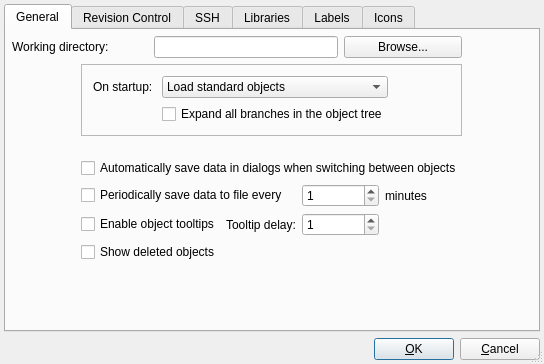
<ui version="4.0" >
 <class>prefsDialog_q</class>
 <widget class="QDialog" name="prefsDialog_q" >
  <property name="enabled" >
   <bool>true</bool>
  </property>
  <property name="geometry" >
   <rect>
    <x>0</x>
    <y>0</y>
    <width>544</width>
    <height>364</height>
   </rect>
  </property>
  <property name="windowTitle" >
   <string>Preferences</string>
  </property>
  <property name="sizeGripEnabled" >
   <bool>true</bool>
  </property>
  <layout class="QGridLayout" >
   <property name="leftMargin" >
    <number>4</number>
   </property>
   <property name="topMargin" >
    <number>4</number>
   </property>
   <property name="rightMargin" >
    <number>4</number>
   </property>
   <property name="bottomMargin" >
    <number>4</number>
   </property>
   <property name="horizontalSpacing" >
    <number>6</number>
   </property>
   <property name="verticalSpacing" >
    <number>6</number>
   </property>
   <item row="1" column="0" >
    <layout class="QHBoxLayout" >
     <property name="spacing" >
      <number>6</number>
     </property>
     <property name="leftMargin" >
      <number>0</number>
     </property>
     <property name="topMargin" >
      <number>0</number>
     </property>
     <property name="rightMargin" >
      <number>0</number>
     </property>
     <property name="bottomMargin" >
      <number>0</number>
     </property>
     <item>
      <spacer>
       <property name="orientation" >
        <enum>Qt::Horizontal</enum>
       </property>
       <property name="sizeType" >
        <enum>QSizePolicy::Expanding</enum>
       </property>
       <property name="sizeHint" >
        <size>
         <width>20</width>
         <height>20</height>
        </size>
       </property>
      </spacer>
     </item>
     <item>
      <widget class="QPushButton" name="buttonOk" >
       <property name="text" >
        <string>&amp;OK</string>
       </property>
       <property name="shortcut" >
        <string/>
       </property>
       <property name="autoDefault" >
        <bool>true</bool>
       </property>
       <property name="default" >
        <bool>true</bool>
       </property>
      </widget>
     </item>
     <item>
      <widget class="QPushButton" name="buttonCancel" >
       <property name="text" >
        <string>&amp;Cancel</string>
       </property>
       <property name="shortcut" >
        <string/>
       </property>
       <property name="autoDefault" >
        <bool>true</bool>
       </property>
      </widget>
     </item>
    </layout>
   </item>
   <item row="0" column="0" >
    <widget class="QTabWidget" name="tabWidget" >
     <property name="currentIndex" >
      <number>0</number>
     </property>
     <widget class="QWidget" name="Widget2" >
      <attribute name="title" >
       <string>General</string>
      </attribute>
      <layout class="QGridLayout" >
       <property name="leftMargin" >
        <number>6</number>
       </property>
       <property name="topMargin" >
        <number>6</number>
       </property>
       <property name="rightMargin" >
        <number>6</number>
       </property>
       <property name="bottomMargin" >
        <number>6</number>
       </property>
       <property name="horizontalSpacing" >
        <number>6</number>
       </property>
       <property name="verticalSpacing" >
        <number>6</number>
       </property>
       <item row="2" column="2" colspan="2" >
        <spacer>
         <property name="orientation" >
          <enum>Qt::Vertical</enum>
         </property>
         <property name="sizeType" >
          <enum>QSizePolicy::Fixed</enum>
         </property>
         <property name="sizeHint" >
          <size>
           <width>20</width>
           <height>16</height>
          </size>
         </property>
        </spacer>
       </item>
       <item row="0" column="8" >
        <spacer>
         <property name="orientation" >
          <enum>Qt::Horizontal</enum>
         </property>
         <property name="sizeType" >
          <enum>QSizePolicy::Expanding</enum>
         </property>
         <property name="sizeHint" >
          <size>
           <width>16</width>
           <height>20</height>
          </size>
         </property>
        </spacer>
       </item>
       <item row="1" column="8" >
        <spacer>
         <property name="orientation" >
          <enum>Qt::Horizontal</enum>
         </property>
         <property name="sizeType" >
          <enum>QSizePolicy::Expanding</enum>
         </property>
         <property name="sizeHint" >
          <size>
           <width>16</width>
           <height>20</height>
          </size>
         </property>
        </spacer>
       </item>
       <item row="7" column="2" colspan="2" >
        <spacer>
         <property name="orientation" >
          <enum>Qt::Vertical</enum>
         </property>
         <property name="sizeType" >
          <enum>QSizePolicy::Expanding</enum>
         </property>
         <property name="sizeHint" >
          <size>
           <width>20</width>
           <height>20</height>
          </size>
         </property>
        </spacer>
       </item>
       <item row="4" column="8" >
        <spacer>
         <property name="orientation" >
          <enum>Qt::Horizontal</enum>
         </property>
         <property name="sizeType" >
          <enum>QSizePolicy::Expanding</enum>
         </property>
         <property name="sizeHint" >
          <size>
           <width>16</width>
           <height>20</height>
          </size>
         </property>
        </spacer>
       </item>
       <item row="5" column="7" colspan="2" >
        <spacer>
         <property name="orientation" >
          <enum>Qt::Horizontal</enum>
         </property>
         <property name="sizeType" >
          <enum>QSizePolicy::Expanding</enum>
         </property>
         <property name="sizeHint" >
          <size>
           <width>70</width>
           <height>20</height>
          </size>
         </property>
        </spacer>
       </item>
       <item row="4" column="6" colspan="2" >
        <widget class="QLabel" name="textLabel1_3" >
         <property name="text" >
          <string>minutes</string>
         </property>
         <property name="wordWrap" >
          <bool>false</bool>
         </property>
        </widget>
       </item>
       <item row="4" column="4" colspan="2" >
        <widget class="QSpinBox" name="autosaveInterval" >
         <property name="minimum" >
          <number>1</number>
         </property>
         <property name="maximum" >
          <number>120</number>
         </property>
        </widget>
       </item>
       <item row="4" column="1" colspan="3" >
        <widget class="QCheckBox" name="autosaveFile" >
         <property name="text" >
          <string>Periodically save data to file every </string>
         </property>
        </widget>
       </item>
       <item row="5" column="4" colspan="2" >
        <widget class="QSpinBox" name="tooltipDelay" >
         <property name="minimum" >
          <number>1</number>
         </property>
        </widget>
       </item>
       <item row="5" column="3" >
        <widget class="QLabel" name="textLabel1_6" >
         <property name="text" >
          <string>Tooltip delay:</string>
         </property>
         <property name="wordWrap" >
          <bool>false</bool>
         </property>
        </widget>
       </item>
       <item row="5" column="1" colspan="2" >
        <widget class="QCheckBox" name="objTooltips" >
         <property name="text" >
          <string>Enable object tooltips</string>
         </property>
        </widget>
       </item>
       <item row="6" column="1" colspan="6" >
        <widget class="QCheckBox" name="deletedObj" >
         <property name="text" >
          <string>Show deleted objects</string>
         </property>
        </widget>
       </item>
       <item rowspan="2" row="3" column="0" >
        <spacer>
         <property name="orientation" >
          <enum>Qt::Horizontal</enum>
         </property>
         <property name="sizeType" >
          <enum>QSizePolicy::Expanding</enum>
         </property>
         <property name="sizeHint" >
          <size>
           <width>30</width>
           <height>20</height>
          </size>
         </property>
        </spacer>
       </item>
       <item row="3" column="1" colspan="7" >
        <widget class="QCheckBox" name="autosave" >
         <property name="text" >
          <string>Automatically save data in dialogs when switching between objects</string>
         </property>
        </widget>
       </item>
       <item row="3" column="8" >
        <spacer>
         <property name="orientation" >
          <enum>Qt::Horizontal</enum>
         </property>
         <property name="sizeType" >
          <enum>QSizePolicy::Expanding</enum>
         </property>
         <property name="sizeHint" >
          <size>
           <width>16</width>
           <height>20</height>
          </size>
         </property>
        </spacer>
       </item>
       <item row="1" column="0" >
        <spacer>
         <property name="orientation" >
          <enum>Qt::Horizontal</enum>
         </property>
         <property name="sizeType" >
          <enum>QSizePolicy::Expanding</enum>
         </property>
         <property name="sizeHint" >
          <size>
           <width>40</width>
           <height>20</height>
          </size>
         </property>
        </spacer>
       </item>
       <item row="1" column="1" colspan="7" >
        <widget class="QFrame" name="frame29" >
         <property name="frameShape" >
          <enum>QFrame::StyledPanel</enum>
         </property>
         <property name="frameShadow" >
          <enum>QFrame::Sunken</enum>
         </property>
         <layout class="QGridLayout" >
          <property name="leftMargin" >
           <number>11</number>
          </property>
          <property name="topMargin" >
           <number>11</number>
          </property>
          <property name="rightMargin" >
           <number>11</number>
          </property>
          <property name="bottomMargin" >
           <number>11</number>
          </property>
          <property name="horizontalSpacing" >
           <number>6</number>
          </property>
          <property name="verticalSpacing" >
           <number>6</number>
          </property>
          <item row="0" column="0" >
           <widget class="QLabel" name="textLabel2" >
            <property name="text" >
             <string>On startup: </string>
            </property>
            <property name="wordWrap" >
             <bool>false</bool>
            </property>
           </widget>
          </item>
          <item row="0" column="1" >
           <widget class="QComboBox" name="startupAction" >
            <item>
             <property name="text" >
              <string>Load standard objects</string>
             </property>
            </item>
            <item>
             <property name="text" >
              <string>Load last edited file</string>
             </property>
            </item>
           </widget>
          </item>
          <item row="1" column="1" >
           <widget class="QCheckBox" name="expandTree" >
            <property name="text" >
             <string>Expand all branches in the object tree</string>
            </property>
           </widget>
          </item>
          <item row="0" column="2" >
           <spacer>
            <property name="orientation" >
             <enum>Qt::Horizontal</enum>
            </property>
            <property name="sizeType" >
             <enum>QSizePolicy::Expanding</enum>
            </property>
            <property name="sizeHint" >
             <size>
              <width>40</width>
              <height>20</height>
             </size>
            </property>
           </spacer>
          </item>
         </layout>
        </widget>
       </item>
       <item row="0" column="0" colspan="2" >
        <widget class="QLabel" name="textLabel1" >
         <property name="sizePolicy" >
          <sizepolicy vsizetype="Preferred" hsizetype="Minimum" >
           <horstretch>0</horstretch>
           <verstretch>0</verstretch>
          </sizepolicy>
         </property>
         <property name="text" >
          <string>Working directory:</string>
         </property>
         <property name="wordWrap" >
          <bool>false</bool>
         </property>
        </widget>
       </item>
       <item row="0" column="2" colspan="3" >
        <widget class="QLineEdit" name="wDir" >
         <property name="sizePolicy" >
          <sizepolicy vsizetype="Fixed" hsizetype="Expanding" >
           <horstretch>0</horstretch>
           <verstretch>0</verstretch>
          </sizepolicy>
         </property>
        </widget>
       </item>
       <item row="0" column="5" colspan="3" >
        <widget class="QPushButton" name="browseWDir" >
         <property name="sizePolicy" >
          <sizepolicy vsizetype="Fixed" hsizetype="Preferred" >
           <horstretch>0</horstretch>
           <verstretch>0</verstretch>
          </sizepolicy>
         </property>
         <property name="text" >
          <string>Browse...</string>
         </property>
        </widget>
       </item>
      </layout>
     </widget>
     <widget class="QWidget" name="Widget3" >
      <attribute name="title" >
       <string>Revision Control</string>
      </attribute>
      <layout class="QGridLayout" >
       <property name="leftMargin" >
        <number>6</number>
       </property>
       <property name="topMargin" >
        <number>6</number>
       </property>
       <property name="rightMargin" >
        <number>6</number>
       </property>
       <property name="bottomMargin" >
        <number>6</number>
       </property>
       <property name="horizontalSpacing" >
        <number>6</number>
       </property>
       <property name="verticalSpacing" >
        <number>6</number>
       </property>
       <item row="0" column="0" >
        <widget class="QCheckBox" name="emptyRCSLog" >
         <property name="text" >
          <string>Do not ask for the log record when checking in new file revision.</string>
         </property>
        </widget>
       </item>
       <item row="1" column="0" >
        <spacer>
         <property name="orientation" >
          <enum>Qt::Vertical</enum>
         </property>
         <property name="sizeType" >
          <enum>QSizePolicy::Expanding</enum>
         </property>
         <property name="sizeHint" >
          <size>
           <width>20</width>
           <height>40</height>
          </size>
         </property>
        </spacer>
       </item>
      </layout>
     </widget>
     <widget class="QWidget" name="tab4" >
      <attribute name="title" >
       <string>SSH</string>
      </attribute>
      <layout class="QGridLayout" >
       <property name="leftMargin" >
        <number>6</number>
       </property>
       <property name="topMargin" >
        <number>6</number>
       </property>
       <property name="rightMargin" >
        <number>6</number>
       </property>
       <property name="bottomMargin" >
        <number>6</number>
       </property>
       <property name="horizontalSpacing" >
        <number>6</number>
       </property>
       <property name="verticalSpacing" >
        <number>6</number>
       </property>
       <item row="3" column="0" colspan="2" >
        <widget class="QLineEdit" name="sshPath" />
       </item>
       <item row="4" column="0" >
        <spacer>
         <property name="orientation" >
          <enum>Qt::Vertical</enum>
         </property>
         <property name="sizeType" >
          <enum>QSizePolicy::Expanding</enum>
         </property>
         <property name="sizeHint" >
          <size>
           <width>20</width>
           <height>40</height>
          </size>
         </property>
        </spacer>
       </item>
       <item row="2" column="0" >
        <widget class="QLabel" name="textLabel1_5_2" >
         <property name="text" >
          <string>A full path to the Secure Shell utility (remote command execution; for example ssh on Unix or plink.exe or vsh.exe on Windows):</string>
         </property>
         <property name="alignment" >
          <set>Qt::AlignVCenter</set>
         </property>
         <property name="wordWrap" >
          <bool>true</bool>
         </property>
        </widget>
       </item>
       <item row="2" column="1" >
        <widget class="QPushButton" name="browseForSSH" >
         <property name="sizePolicy" >
          <sizepolicy vsizetype="Fixed" hsizetype="Fixed" >
           <horstretch>0</horstretch>
           <verstretch>0</verstretch>
          </sizepolicy>
         </property>
         <property name="text" >
          <string>Browse...</string>
         </property>
        </widget>
       </item>
      </layout>
     </widget>
     <widget class="QWidget" name="tab5" >
      <attribute name="title" >
       <string>Libraries</string>
      </attribute>
      <layout class="QGridLayout" >
       <property name="leftMargin" >
        <number>6</number>
       </property>
       <property name="topMargin" >
        <number>6</number>
       </property>
       <property name="rightMargin" >
        <number>6</number>
       </property>
       <property name="bottomMargin" >
        <number>6</number>
       </property>
       <property name="horizontalSpacing" >
        <number>6</number>
       </property>
       <property name="verticalSpacing" >
        <number>6</number>
       </property>
       <item row="2" column="0" >
        <widget class="QPushButton" name="add" >
         <property name="text" >
          <string>Add...</string>
         </property>
        </widget>
       </item>
       <item row="2" column="1" >
        <widget class="QPushButton" name="rem" >
         <property name="text" >
          <string>Remove</string>
         </property>
        </widget>
       </item>
       <item row="2" column="2" >
        <widget class="QLabel" name="textLabel3" >
         <property name="sizePolicy" >
          <sizepolicy vsizetype="Preferred" hsizetype="Expanding" >
           <horstretch>0</horstretch>
           <verstretch>0</verstretch>
          </sizepolicy>
         </property>
         <property name="text" >
          <string>If you remove libraries from the list, changes get in effect next time you start the program</string>
         </property>
         <property name="alignment" >
          <set>Qt::AlignVCenter</set>
         </property>
         <property name="wordWrap" >
          <bool>true</bool>
         </property>
        </widget>
       </item>
       <item row="0" column="0" colspan="3" >
        <widget class="QLabel" name="textLabel2_2" >
         <property name="text" >
          <string>Available libraries:</string>
         </property>
         <property name="wordWrap" >
          <bool>false</bool>
         </property>
        </widget>
       </item>
       <item row="1" column="0" colspan="3" >
        <widget class="QTreeWidget" name="avLibs" >
         <column>
          <property name="text" >
           <string>Name</string>
          </property>
         </column>
         <column>
          <property name="text" >
           <string>Load</string>
          </property>
         </column>
         <column>
          <property name="text" >
           <string>File Path</string>
          </property>
         </column>
        </widget>
       </item>
      </layout>
     </widget>
     <widget class="QWidget" name="tab6" >
      <attribute name="title" >
       <string>Labels</string>
      </attribute>
      <layout class="QGridLayout" >
       <property name="leftMargin" >
        <number>6</number>
       </property>
       <property name="topMargin" >
        <number>6</number>
       </property>
       <property name="rightMargin" >
        <number>6</number>
       </property>
       <property name="bottomMargin" >
        <number>6</number>
       </property>
       <property name="horizontalSpacing" >
        <number>6</number>
       </property>
       <property name="verticalSpacing" >
        <number>6</number>
       </property>
       <item row="0" column="0" colspan="3" >
        <widget class="QLabel" name="textLabel1_4" >
         <property name="text" >
          <string>Use these labels to mark rules in the firewall policy</string>
         </property>
         <property name="alignment" >
          <set>Qt::AlignCenter</set>
         </property>
         <property name="wordWrap" >
          <bool>false</bool>
         </property>
        </widget>
       </item>
       <item row="1" column="2" >
        <spacer>
         <property name="orientation" >
          <enum>Qt::Horizontal</enum>
         </property>
         <property name="sizeType" >
          <enum>QSizePolicy::Expanding</enum>
         </property>
         <property name="sizeHint" >
          <size>
           <width>70</width>
           <height>20</height>
          </size>
         </property>
        </spacer>
       </item>
       <item row="1" column="0" >
        <spacer>
         <property name="orientation" >
          <enum>Qt::Horizontal</enum>
         </property>
         <property name="sizeType" >
          <enum>QSizePolicy::Expanding</enum>
         </property>
         <property name="sizeHint" >
          <size>
           <width>40</width>
           <height>20</height>
          </size>
         </property>
        </spacer>
       </item>
       <item row="1" column="1" >
        <layout class="QGridLayout" >
         <property name="leftMargin" >
          <number>0</number>
         </property>
         <property name="topMargin" >
          <number>0</number>
         </property>
         <property name="rightMargin" >
          <number>0</number>
         </property>
         <property name="bottomMargin" >
          <number>0</number>
         </property>
         <property name="horizontalSpacing" >
          <number>6</number>
         </property>
         <property name="verticalSpacing" >
          <number>6</number>
         </property>
         <item row="0" column="0" >
          <widget class="QPushButton" name="redBtn" >
           <property name="text" >
            <string/>
           </property>
          </widget>
         </item>
         <item row="0" column="1" >
          <widget class="QLineEdit" name="redText" >
           <property name="text" >
            <string>Red</string>
           </property>
          </widget>
         </item>
         <item row="4" column="1" >
          <widget class="QLineEdit" name="blueText" >
           <property name="text" >
            <string>Blue</string>
           </property>
          </widget>
         </item>
         <item row="2" column="1" >
          <widget class="QLineEdit" name="yellowText" >
           <property name="text" >
            <string>Yellow</string>
           </property>
          </widget>
         </item>
         <item row="3" column="0" >
          <widget class="QPushButton" name="greenBtn" >
           <property name="text" >
            <string/>
           </property>
          </widget>
         </item>
         <item row="1" column="1" >
          <widget class="QLineEdit" name="orangeText" >
           <property name="text" >
            <string>Orange</string>
           </property>
          </widget>
         </item>
         <item row="1" column="0" >
          <widget class="QPushButton" name="orangeBtn" >
           <property name="text" >
            <string/>
           </property>
          </widget>
         </item>
         <item row="5" column="0" >
          <widget class="QPushButton" name="purpleBtn" >
           <property name="text" >
            <string/>
           </property>
          </widget>
         </item>
         <item row="2" column="0" >
          <widget class="QPushButton" name="yellowBtn" >
           <property name="text" >
            <string/>
           </property>
          </widget>
         </item>
         <item row="6" column="0" >
          <widget class="QPushButton" name="grayBtn" >
           <property name="text" >
            <string/>
           </property>
          </widget>
         </item>
         <item row="5" column="1" >
          <widget class="QLineEdit" name="purpleText" >
           <property name="text" >
            <string>Purple</string>
           </property>
          </widget>
         </item>
         <item row="4" column="0" >
          <widget class="QPushButton" name="blueBtn" >
           <property name="text" >
            <string/>
           </property>
          </widget>
         </item>
         <item row="3" column="1" >
          <widget class="QLineEdit" name="greenText" >
           <property name="text" >
            <string>Green</string>
           </property>
          </widget>
         </item>
         <item row="6" column="1" >
          <widget class="QLineEdit" name="grayText" >
           <property name="text" >
            <string>Gray</string>
           </property>
          </widget>
         </item>
        </layout>
       </item>
      </layout>
     </widget>
     <widget class="QWidget" name="tabIcons" >
      <attribute name="title" >
       <string>Icons</string>
      </attribute>
      <attribute name="toolTip" >
       <string>Icons settings</string>
      </attribute>
      <layout class="QVBoxLayout" >
       <item>
        <widget class="QCheckBox" name="chShowIcons" >
         <property name="text" >
          <string>Show icons in rules</string>
         </property>
         <property name="checked" >
          <bool>true</bool>
         </property>
        </widget>
       </item>
       <item>
        <widget class="QGroupBox" name="groupBox" >
         <property name="title" >
          <string>Icon size:</string>
         </property>
         <layout class="QVBoxLayout" >
          <property name="leftMargin" >
           <number>30</number>
          </property>
          <item>
           <widget class="QRadioButton" name="rb16" >
            <property name="text" >
             <string>16x16</string>
            </property>
           </widget>
          </item>
          <item>
           <widget class="QRadioButton" name="rb25" >
            <property name="text" >
             <string>25x25</string>
            </property>
            <property name="checked" >
             <bool>true</bool>
            </property>
           </widget>
          </item>
         </layout>
        </widget>
       </item>
       <item>
        <spacer>
         <property name="orientation" >
          <enum>Qt::Vertical</enum>
         </property>
         <property name="sizeHint" >
          <size>
           <width>20</width>
           <height>40</height>
          </size>
         </property>
        </spacer>
       </item>
      </layout>
     </widget>
    </widget>
   </item>
  </layout>
 </widget>
 <layoutdefault spacing="6" margin="11" />
 <tabstops>
  <tabstop>tabWidget</tabstop>
  <tabstop>wDir</tabstop>
  <tabstop>browseWDir</tabstop>
  <tabstop>startupAction</tabstop>
  <tabstop>expandTree</tabstop>
  <tabstop>autosave</tabstop>
  <tabstop>autosaveFile</tabstop>
  <tabstop>autosaveInterval</tabstop>
  <tabstop>objTooltips</tabstop>
  <tabstop>tooltipDelay</tabstop>
  <tabstop>deletedObj</tabstop>
  <tabstop>buttonOk</tabstop>
  <tabstop>buttonCancel</tabstop>
  <tabstop>emptyRCSLog</tabstop>
  <tabstop>browseForSSH</tabstop>
  <tabstop>sshPath</tabstop>
  <tabstop>avLibs</tabstop>
  <tabstop>add</tabstop>
  <tabstop>rem</tabstop>
  <tabstop>redBtn</tabstop>
  <tabstop>redText</tabstop>
  <tabstop>orangeBtn</tabstop>
  <tabstop>orangeText</tabstop>
  <tabstop>yellowBtn</tabstop>
  <tabstop>yellowText</tabstop>
  <tabstop>greenBtn</tabstop>
  <tabstop>greenText</tabstop>
  <tabstop>blueBtn</tabstop>
  <tabstop>blueText</tabstop>
  <tabstop>purpleBtn</tabstop>
  <tabstop>purpleText</tabstop>
  <tabstop>grayBtn</tabstop>
  <tabstop>grayText</tabstop>
 </tabstops>
 <resources/>
 <connections>
  <connection>
   <sender>buttonOk</sender>
   <signal>clicked()</signal>
   <receiver>prefsDialog_q</receiver>
   <slot>accept()</slot>
   <hints>
    <hint type="sourcelabel" >
     <x>20</x>
     <y>20</y>
    </hint>
    <hint type="destinationlabel" >
     <x>20</x>
     <y>20</y>
    </hint>
   </hints>
  </connection>
  <connection>
   <sender>buttonCancel</sender>
   <signal>clicked()</signal>
   <receiver>prefsDialog_q</receiver>
   <slot>reject()</slot>
   <hints>
    <hint type="sourcelabel" >
     <x>20</x>
     <y>20</y>
    </hint>
    <hint type="destinationlabel" >
     <x>20</x>
     <y>20</y>
    </hint>
   </hints>
  </connection>
  <connection>
   <sender>browseWDir</sender>
   <signal>clicked()</signal>
   <receiver>prefsDialog_q</receiver>
   <slot>findWDir()</slot>
   <hints>
    <hint type="sourcelabel" >
     <x>20</x>
     <y>20</y>
    </hint>
    <hint type="destinationlabel" >
     <x>20</x>
     <y>20</y>
    </hint>
   </hints>
  </connection>
  <connection>
   <sender>add</sender>
   <signal>clicked()</signal>
   <receiver>prefsDialog_q</receiver>
   <slot>addLibrary()</slot>
   <hints>
    <hint type="sourcelabel" >
     <x>20</x>
     <y>20</y>
    </hint>
    <hint type="destinationlabel" >
     <x>20</x>
     <y>20</y>
    </hint>
   </hints>
  </connection>
  <connection>
   <sender>browseForSSH</sender>
   <signal>clicked()</signal>
   <receiver>prefsDialog_q</receiver>
   <slot>findSSH()</slot>
   <hints>
    <hint type="sourcelabel" >
     <x>20</x>
     <y>20</y>
    </hint>
    <hint type="destinationlabel" >
     <x>20</x>
     <y>20</y>
    </hint>
   </hints>
  </connection>
  <connection>
   <sender>rem</sender>
   <signal>clicked()</signal>
   <receiver>prefsDialog_q</receiver>
   <slot>remLibrary()</slot>
   <hints>
    <hint type="sourcelabel" >
     <x>20</x>
     <y>20</y>
    </hint>
    <hint type="destinationlabel" >
     <x>20</x>
     <y>20</y>
    </hint>
   </hints>
  </connection>
  <connection>
   <sender>avLibs</sender>
   <signal>itemClicked(QTreeWidgetItem*,int)</signal>
   <receiver>prefsDialog_q</receiver>
   <slot>libClick(QTreeWidgetItem*,int)</slot>
   <hints>
    <hint type="sourcelabel" >
     <x>20</x>
     <y>20</y>
    </hint>
    <hint type="destinationlabel" >
     <x>20</x>
     <y>20</y>
    </hint>
   </hints>
  </connection>
  <connection>
   <sender>redBtn</sender>
   <signal>clicked()</signal>
   <receiver>prefsDialog_q</receiver>
   <slot>changeRedColor()</slot>
   <hints>
    <hint type="sourcelabel" >
     <x>20</x>
     <y>20</y>
    </hint>
    <hint type="destinationlabel" >
     <x>20</x>
     <y>20</y>
    </hint>
   </hints>
  </connection>
  <connection>
   <sender>orangeBtn</sender>
   <signal>clicked()</signal>
   <receiver>prefsDialog_q</receiver>
   <slot>changeOrangeColor()</slot>
   <hints>
    <hint type="sourcelabel" >
     <x>20</x>
     <y>20</y>
    </hint>
    <hint type="destinationlabel" >
     <x>20</x>
     <y>20</y>
    </hint>
   </hints>
  </connection>
  <connection>
   <sender>yellowBtn</sender>
   <signal>clicked()</signal>
   <receiver>prefsDialog_q</receiver>
   <slot>changeYellowColor()</slot>
   <hints>
    <hint type="sourcelabel" >
     <x>20</x>
     <y>20</y>
    </hint>
    <hint type="destinationlabel" >
     <x>20</x>
     <y>20</y>
    </hint>
   </hints>
  </connection>
  <connection>
   <sender>greenBtn</sender>
   <signal>clicked()</signal>
   <receiver>prefsDialog_q</receiver>
   <slot>changeGreenColor()</slot>
   <hints>
    <hint type="sourcelabel" >
     <x>20</x>
     <y>20</y>
    </hint>
    <hint type="destinationlabel" >
     <x>20</x>
     <y>20</y>
    </hint>
   </hints>
  </connection>
  <connection>
   <sender>blueBtn</sender>
   <signal>clicked()</signal>
   <receiver>prefsDialog_q</receiver>
   <slot>changeBlueColor()</slot>
   <hints>
    <hint type="sourcelabel" >
     <x>20</x>
     <y>20</y>
    </hint>
    <hint type="destinationlabel" >
     <x>20</x>
     <y>20</y>
    </hint>
   </hints>
  </connection>
  <connection>
   <sender>purpleBtn</sender>
   <signal>clicked()</signal>
   <receiver>prefsDialog_q</receiver>
   <slot>changePurpleColor()</slot>
   <hints>
    <hint type="sourcelabel" >
     <x>20</x>
     <y>20</y>
    </hint>
    <hint type="destinationlabel" >
     <x>20</x>
     <y>20</y>
    </hint>
   </hints>
  </connection>
  <connection>
   <sender>grayBtn</sender>
   <signal>clicked()</signal>
   <receiver>prefsDialog_q</receiver>
   <slot>changeGrayColor()</slot>
   <hints>
    <hint type="sourcelabel" >
     <x>20</x>
     <y>20</y>
    </hint>
    <hint type="destinationlabel" >
     <x>20</x>
     <y>20</y>
    </hint>
   </hints>
  </connection>
 </connections>
</ui>
